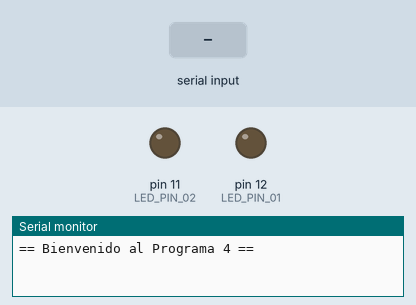
Bench run of a sketch on a simulated Arduino Uno, built with avr-gcc and run on an emulated ATmega328P. Shown: output pins drawn as LEDs (lit = HIGH), the last lines printed to the serial monitor. Dashed ring = blinking. The test bench sets the inputs (shaded band).

Above: at 1.2 s.
1.3 s: "0" received over Serial
At 1.7 s:
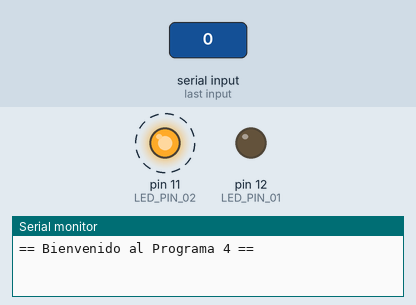
4.3 s: "A" received over Serial
At 5.5 s:
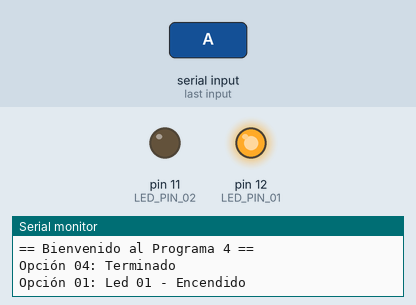
5.8 s: "B" received over Serial
At 6.7 s:
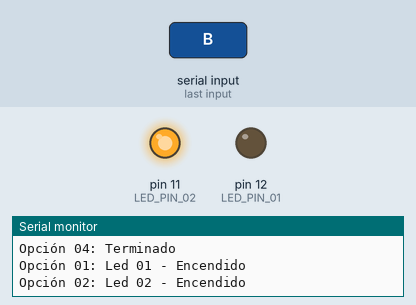
Timing chart, 0 to 8.8 s (numbered marks = the images above; inputs shaded):
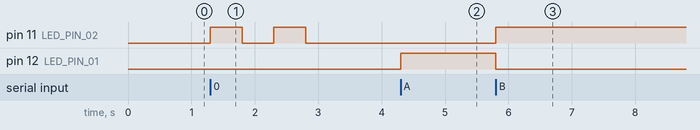

The sketch:

Prog4R.ino
```cpp
/*
  Programa N°4
  =====================
  Autores:
  - Donayre Angulo, Carlos Alberto
  - Manchego Caceres, Gustavo Miguel
  - Quispe Flores, Paolo Danilo
  - Romero Bejarano, Sandro Fabrizzio
*/

// Definir los pines para los LEDs
const int LED_PIN_01 = 12;
const int LED_PIN_02 = 11;

// Variables para controlar el estado de los LEDs
bool led01_encendido = false;
bool led02_encendido = false;

void setup() {
  // Configurar los pines de los LEDs como salidas
  pinMode(LED_PIN_01, OUTPUT);
  pinMode(LED_PIN_02, OUTPUT);

  // Inicializar el monitor serie
  Serial.begin(9600);
  Serial.println("== Bienvenido al Programa 4 ==");
}

void loop() {
  // Verificar si hay datos disponibles en el puerto serie
  if (Serial.available() > 0) {
    // Leer el carácter recibido
    char opcion = Serial.read();

    // Realizar acciones basadas en la opción recibida
    switch (opcion) {
      case 'A':
        digitalWrite(LED_PIN_01,HIGH);
        digitalWrite(LED_PIN_02,LOW);
        Serial.println("Opción 01: Led 01 - Encendido");
        break;
      case 'a':
        digitalWrite(LED_PIN_01,LOW);
        digitalWrite(LED_PIN_02,LOW);
        Serial.println("Opción 01: Led 01 - Apagado");
        break;
      case 'B':
        digitalWrite(LED_PIN_02,HIGH);
        digitalWrite(LED_PIN_01,LOW);
        Serial.println("Opción 02: Led 02 - Encendido");
        break;
      case 'b':
        digitalWrite(LED_PIN_02,LOW);
        digitalWrite(LED_PIN_01,LOW);
        Serial.println("Opción 02: Led 02 - Apagado");
        break;
      case '1':
        Serial.println("Presiono la Tecla: 1");
        digitalWrite(LED_PIN_01,HIGH);
        digitalWrite(LED_PIN_02,LOW);
        Serial.println("Opción 03: Terminado");
        break;
      case '0':
        digitalWrite(LED_PIN_01,LOW);
        for (int i = 0; i < 2; i++) {
          digitalWrite(LED_PIN_02, HIGH);
          delay(500);
          digitalWrite(LED_PIN_02, LOW);
          delay(500);
        }
        Serial.println("Opción 04: Terminado");
        break;
      default:
        // Si se recibe un carácter no reconocido, ignorarlo
        break;
    }
  }
}
```

Measured:
- after the input at 1.3 s, pin 11 (LED_PIN_02): alternates HIGH for 0.50 s and LOW for 0.50 s, 4 changes in all, then stays LOW, starting at once
- after the input at 4.3 s, pin 12 (LED_PIN_01): LOW → HIGH at once
- after the input at 5.8 s, pin 11 (LED_PIN_02): LOW → HIGH at once; pin 12 (LED_PIN_01): HIGH → LOW at once
